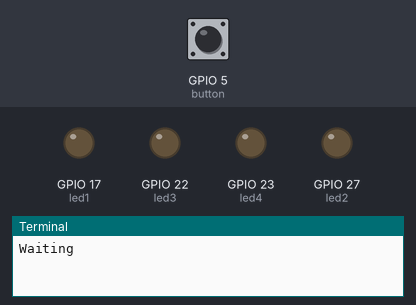
The program below on a simulated Raspberry Pi (BCM pin numbers). Parts: output pins drawn as LEDs (lit = HIGH), the last lines printed to the terminal. Dashed ring = blinking. The test bench sets the inputs (shaded band); at power-on: GPIO 5 (button) HIGH.

Above: at 1.2 s.
1.3 s: GPIO 5 (button) pulled LOW for 0.15 s
At 1.37 s:
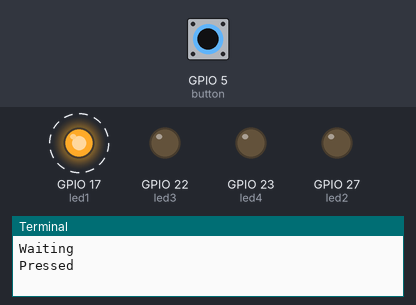
At 1.82 s:
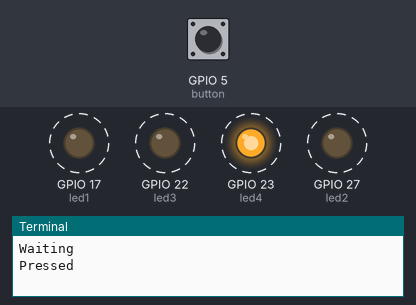
Timing chart, 0 to 10.3 s (numbered marks = the images above; inputs shaded):
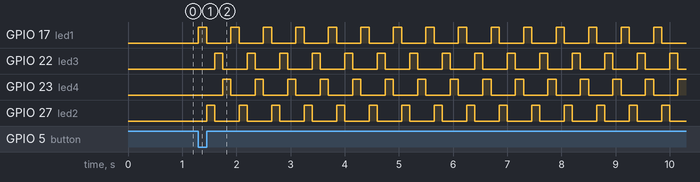

The program:

botton_serial.py
```python
from gpiozero import LED, Button
from time import sleep

led1 = LED(17)
led2 = LED(27)
led3 = LED(22)
led4 = LED(23)

speed_factor = 0.15
leds = (led1, led2, led3, led4)
button = Button(5, pull_up = True)

try:
    print("Waiting")
    button.wait_for_press()
    print("Pressed")
    while True:
        for led in leds:
            led.on()
            sleep(speed_factor)
            led.off()


except KeyboardInterrupt:
    pass
finally:
    for led in leds:
        led.off()
        led.close()

    print("Cleaned up")
```

Measured:
- after the input at 1.3 s, GPIO 17 (led1): alternates HIGH for 0.15 s and LOW for 0.45 s, starting at once; GPIO 22 (led3): alternates HIGH for 0.15 s and LOW for 0.45 s, starting after 0.30 s
